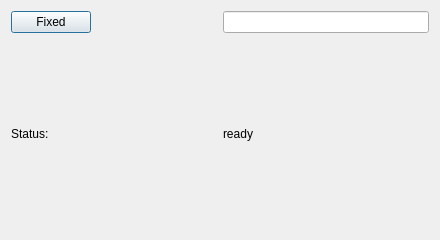
<?xml version="1.0" encoding="UTF-8"?>
<ui version="4.0"><class>Dialog</class><widget class="QDialog" name="Dialog"><property name="geometry"><rect><x>0</x><y>0</y><width>440</width><height>240</height></rect></property><property name="windowTitle"><string>#027 grid/112_policy_cells</string></property><layout class="QGridLayout" name="gridLayout"><property name="leftMargin"><number>11</number></property><property name="topMargin"><number>11</number></property><property name="rightMargin"><number>11</number></property><property name="bottomMargin"><number>11</number></property><property name="spacing"><number>6</number></property><item row="0" column="0"><widget class="QPushButton" name="fixed"><property name="sizePolicy"><sizepolicy hsizetype="Fixed" vsizetype="Fixed"><horstretch>0</horstretch><verstretch>0</verstretch></sizepolicy></property><property name="text"><string>Fixed</string></property></widget></item><item row="0" column="1"><widget class="QLineEdit" name="e1"></widget></item><item row="1" column="0"><widget class="QLabel" name="grow"><property name="sizePolicy"><sizepolicy hsizetype="Expanding" vsizetype="Preferred"><horstretch>0</horstretch><verstretch>0</verstretch></sizepolicy></property><property name="text"><string>Status:</string></property></widget></item><item row="1" column="1"><widget class="QLabel" name="l1"><property name="text"><string>ready</string></property></widget></item></layout></widget></ui>
